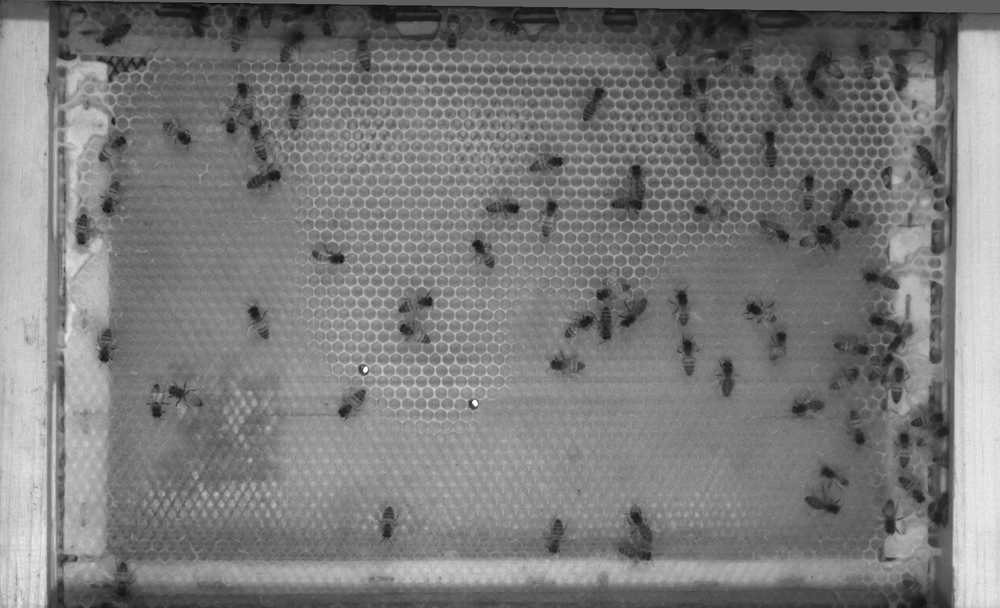
#> input picture filtres/M01C02_000338.png, 1000 x 608 px, shrunk from 1696 x 1031 before the run, found by its file name
$ python heatmap_CLAHE.py
#> lines starting #> are read from the running program, lines starting #| are printed output that depends on the picture
import cv2
import numpy as np
import os
import matplotlib.pyplot as plt

# ============================================================
#  CONFIGURATION
# ============================================================
INPUT_IMAGE_PATH = "/Users/valentindaveau/2IA_S8/Mission_R&D/Bee-recognition/images2_crop/M01C02_000338.png"
OUTPUT_DIR = (
    "/Users/valentindaveau/2IA_S8/Mission_R&D/Bee-recognition/Output/heatmap_clahe_MC02"
)

# Paramètres heatmap
R = 40
T = 30

# Paramètres CLAHE
CLIP_LIMIT = 2.0  # Seuil d'écrêtage : 2.0-4.0. Plus élevé = plus de contraste local,
# mais risque d'amplifier le bruit dans les zones uniformes (cire).
TILE_SIZE = 8  # Taille des tuiles en pixels (8-16). Plus petit = correction
# plus locale, mais plus sensible au bruit de capteur.

# ============================================================
#  FILTRE CLAHE
# ============================================================


def apply_clahe(img_gray, clip_limit=2.0, tile_size=8):
    """
    CLAHE — Contrast Limited Adaptive Histogram Equalization

    Problème visé : faible contraste local des abeilles par rapport
    à leur voisinage immédiat (fond de cire de même teinte), et zones
    sur- ou sous-exposées selon la position dans le cadre.

    Principe :
      L'égalisation d'histogramme classique calcule une seule courbe de
      redistribution des niveaux de gris pour TOUTE l'image — inefficace
      quand l'éclairage est inégal.
      CLAHE divise l'image en tuiles (tile_size × tile_size), calcule une
      courbe de redistribution LOCALE pour chacune, puis les recolle avec
      une interpolation bilinéaire pour éviter les artéfacts aux jonctions.
      Le paramètre clip_limit écrête l'histogramme local pour empêcher
      d'amplifier le bruit dans les zones uniformes (fond de cire).

    Paramètres :
      clip_limit : seuil d'écrêtage (2.0-4.0).
      tile_size  : taille des tuiles (8-16 px).
    """
    clahe = cv2.createCLAHE(clipLimit=clip_limit, tileGridSize=(tile_size, tile_size))
    return clahe.apply(img_gray)


# ============================================================
#  PIPELINE HEATMAP
# ============================================================


def generate_and_save_heatmap(
    img_gray, r, threshold_val, output_folder, base_name, clip_limit=2.0, tile_size=8
):
    """
    Génère une heatmap avec prétraitement CLAHE avant la FFT.
    L'overlay final est rendu sur l'image originale non modifiée.
    """
    # Étape 0 : Prétraitement CLAHE
    img_processed = apply_clahe(img_gray, clip_limit, tile_size)

    rows, cols = img_processed.shape
    crow, ccol = rows // 2, cols // 2

    # Étape 1 : FFT + masque passe-bas
    dft = cv2.dft(np.float32(img_processed), flags=cv2.DFT_COMPLEX_OUTPUT)
    dft_shift = np.fft.fftshift(dft)
    mask = np.zeros((rows, cols, 2), np.uint8)
    cv2.circle(mask, (ccol, crow), r, (1, 1), -1)
    fshift = dft_shift * mask
    f_ishift = np.fft.ifftshift(fshift)
    img_back = cv2.idft(f_ishift)
    img_back = cv2.magnitude(img_back[:, :, 0], img_back[:, :, 1])

    # Étape 2 : Heatmap
    img_back = cv2.normalize(img_back, None, 0, 255, cv2.NORM_MINMAX)
    heatmap_raw = 255 - img_back.astype(np.uint8)
    _, heatmap_t = cv2.threshold(heatmap_raw, threshold_val, 255, cv2.THRESH_TOZERO)
    heatmap_color = cv2.applyColorMap(heatmap_t, cv2.COLORMAP_JET)

    # Étape 3 : Overlay sur l'image ORIGINALE (pas sur l'image prétraitée)
    img_bgr = cv2.cvtColor(img_gray, cv2.COLOR_GRAY2BGR)
    final_overlay = cv2.addWeighted(img_bgr, 0.6, heatmap_color, 0.4, 0)

    filename = f"heatmap_clahe_clip={clip_limit}_tile={tile_size}_r={r}_t={threshold_val}_{base_name}.png"
    save_path = os.path.join(output_folder, filename)
    cv2.imwrite(save_path, final_overlay)
    return filename


# ============================================================
#  GRID SEARCH SUR LES PARAMÈTRES CLAHE
# ============================================================

CLIP_VALUES = [1.0, 2.0, 4.0]
TILE_VALUES = [4, 8, 16]


def create_summary_grid(output_folder, base_name, clip_vals, tile_vals, r, t):
    """Grille récapitulative clip_limit (lignes) × tile_size (colonnes)."""
    fig, axes = plt.subplots(
        nrows=len(clip_vals), ncols=len(tile_vals), figsize=(18, 18)
    )
    fig.suptitle(
        f"Grid Search CLAHE : clip_limit vs tile_size  (r={r}, t={t})\nImage : {base_name}.png",
        fontsize=20,
        fontweight="bold",
        y=0.95,
    )

    for i, clip in enumerate(clip_vals):
        for j, tile in enumerate(tile_vals):
            filename = (
                f"heatmap_clahe_clip={clip}_tile={tile}_r={r}_t={t}_{base_name}.png"
            )
            filepath = os.path.join(output_folder, filename)
            ax = axes[i, j]

            if os.path.exists(filepath):
                img_rgb = cv2.cvtColor(cv2.imread(filepath), cv2.COLOR_BGR2RGB)
                ax.imshow(img_rgb)
            ax.set_title(f"clip={clip} | tile={tile}", fontsize=13, pad=8)
            ax.set_xticks([])
            ax.set_yticks([])
            if j == 0:
                ax.set_ylabel(
                    f"clip={clip}", fontsize=14, fontweight="bold", labelpad=8
                )
            if i == 0:
                ax.set_xlabel(
                    f"tile={tile}", fontsize=14, fontweight="bold", labelpad=8
                )
                ax.xaxis.set_label_position("top")

    plt.tight_layout()
    plt.subplots_adjust(top=0.90)
    summary_path = os.path.join(output_folder, f"SUMMARY_CLAHE_{base_name}.png")
    plt.savefig(summary_path, dpi=150)
    print(f"Grille sauvegardée : {summary_path}")
    plt.close()


# ============================================================
#  MAIN
# ============================================================

if __name__ == "__main__":
    os.makedirs(OUTPUT_DIR, exist_ok=True)

    img = cv2.imread(INPUT_IMAGE_PATH, cv2.IMREAD_GRAYSCALE)
#> img is the input picture: shape (608, 1000); min 9, max 255, mean 122.5
    if img is None:
        print(f"Erreur : impossible de charger {INPUT_IMAGE_PATH}")
    else:
        base_name = os.path.splitext(os.path.basename(INPUT_IMAGE_PATH))[0]
        print(f"Image chargée : {base_name} ({img.shape[1]}×{img.shape[0]}px)\n")
#| Image chargée : M01C02_000338 (1000×608px)

        print("--- Étape 1 : Génération des images individuelles ---")
        for clip in CLIP_VALUES:
            for tile in TILE_VALUES:
                fname = generate_and_save_heatmap(
                    img, R, T, OUTPUT_DIR, base_name, clip_limit=clip, tile_size=tile
                )
                print(f"  Généré : {fname}")
#> this loop made 3 passes
#> pass 1, in generate_and_save_heatmap, `img_processed = apply_clahe(img_gray, clip_limit, tile_size)`:
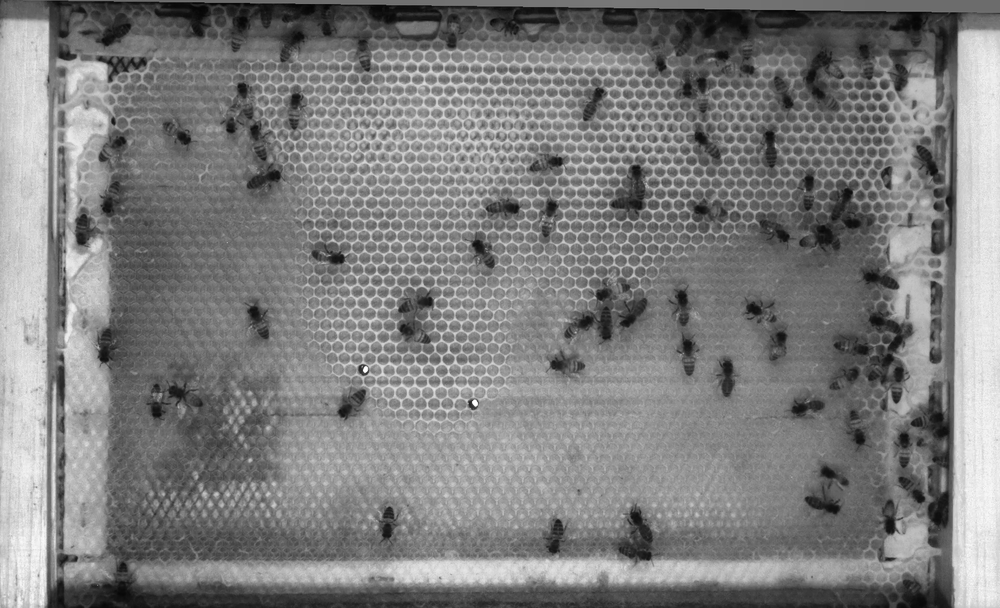
#> img_processed: shape (608, 1000); min 4, max 255, mean 126.1
#> pass 1, in generate_and_save_heatmap, `img_back = cv2.magnitude(img_back[:, :, 0], img_back[:, :, 1])`:
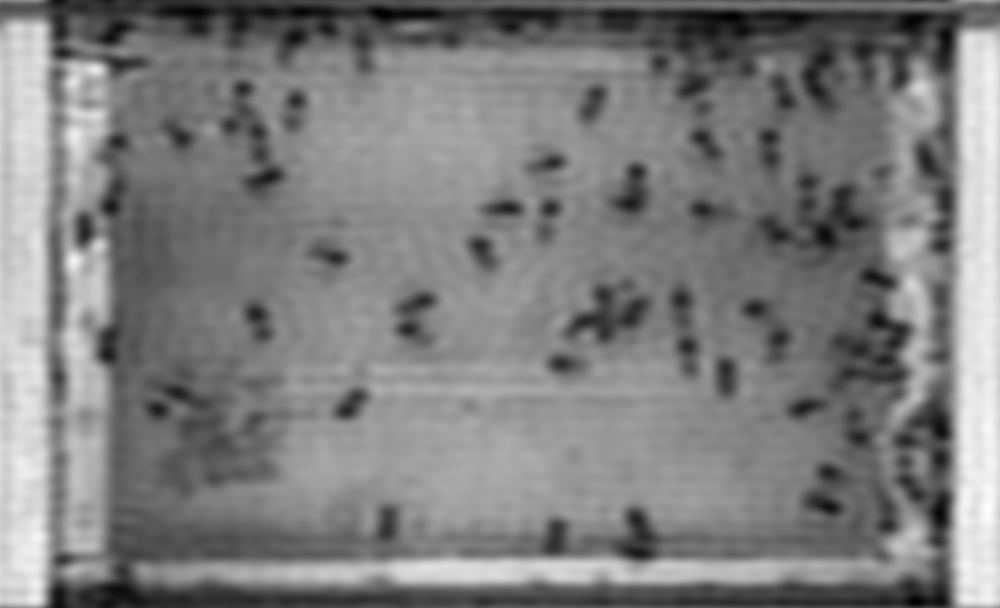
#> img_back: shape (608, 1000) float32; min 11520, max 154225312, mean 76653296; drawn with min black and max white
#> pass 1, in generate_and_save_heatmap, `heatmap_raw = 255 - img_back.astype(np.uint8)`:
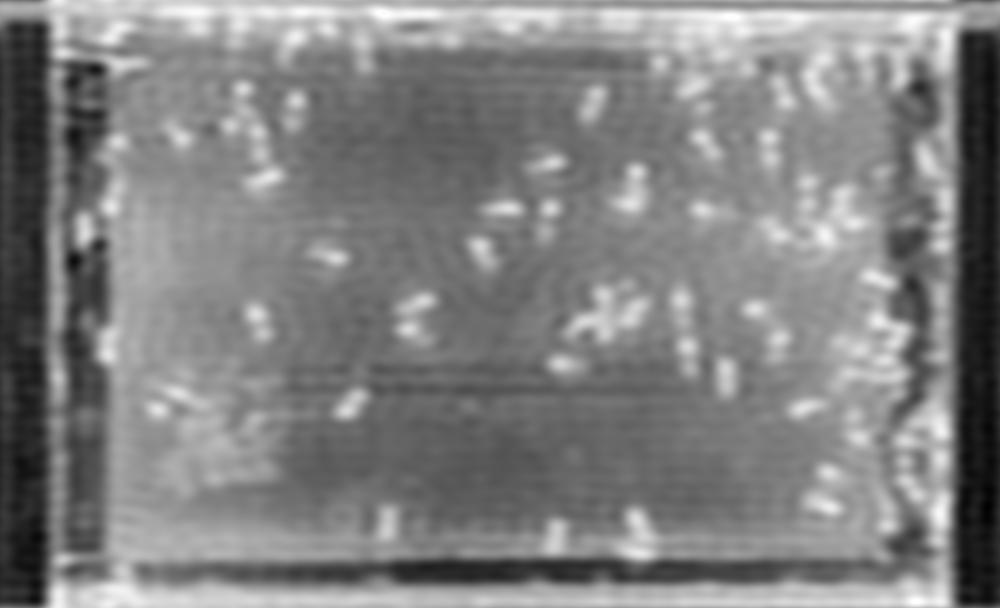
#> heatmap_raw: shape (608, 1000); min 0, max 255, mean 128.8

        print("\n--- Étape 2 : Création de la grille récapitulative ---")
        create_summary_grid(OUTPUT_DIR, base_name, CLIP_VALUES, TILE_VALUES, R, T)
#> in create_summary_grid, `img_rgb = cv2.cvtColor(cv2.imread(filepath), cv2.COLOR_BGR2RGB)`:
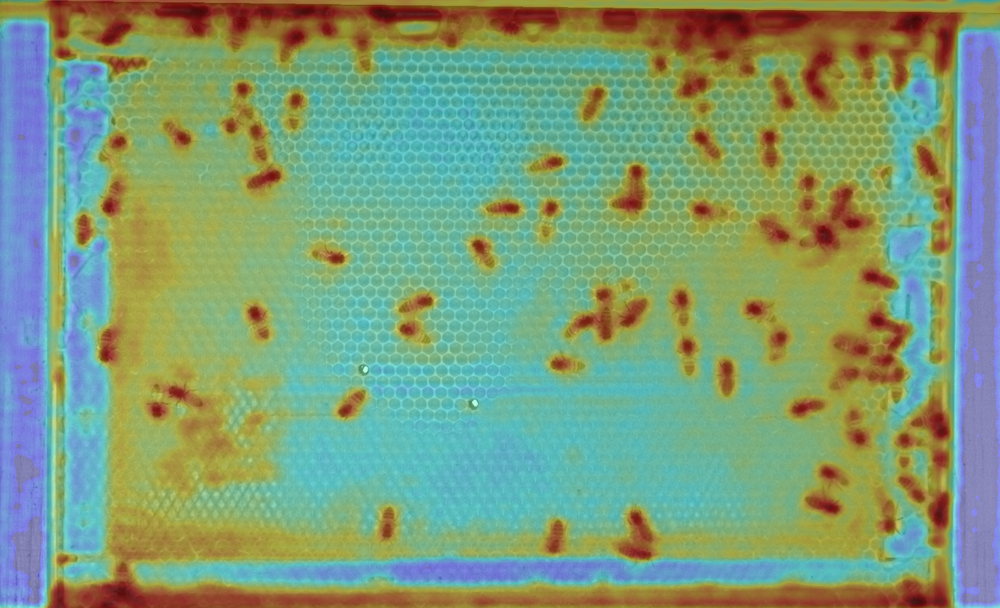
#> img_rgb: shape (608, 1000, 3); mean R, G, B 126.5, 156.3, 121.1
#> in create_summary_grid, `plt.savefig(summary_path, dpi=150)`:
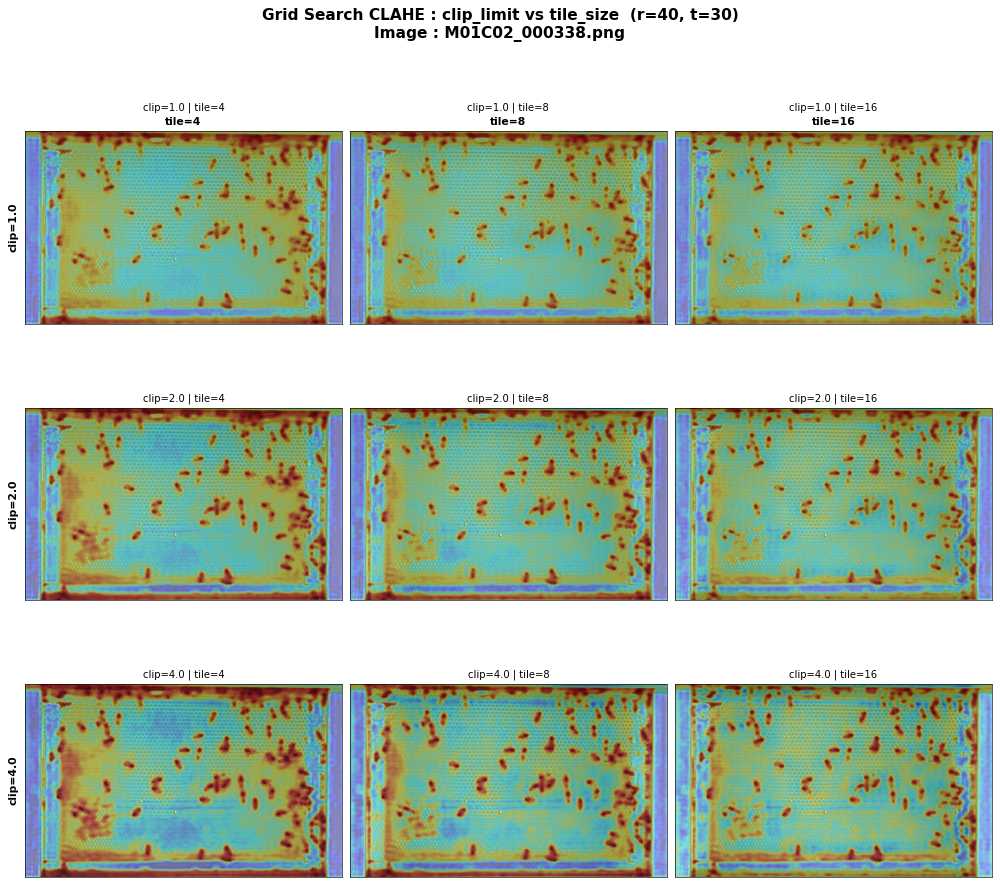
#> figure drawn by matplotlib, 9 panels
        print("\nTerminé.")
